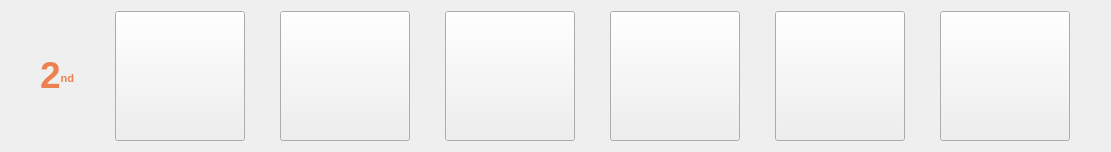
  <widget class="QWidget" name="gridLayoutWidget_4">
   <property name="geometry">
    <rect>
     <x>30</x>
     <y>740</y>
     <width>1111</width>
     <height>132</height>
    </rect>
   </property>
   <layout class="QGridLayout" name="gridLayout_p22">
    <item row="0" column="4">
     <widget class="QPushButton" name="pushButton_p22_4">
      <property name="sizePolicy">
       <sizepolicy hsizetype="Fixed" vsizetype="Fixed">
        <horstretch>0</horstretch>
        <verstretch>0</verstretch>
       </sizepolicy>
      </property>
      <property name="minimumSize">
       <size>
        <width>130</width>
        <height>130</height>
       </size>
      </property>
      <property name="maximumSize">
       <size>
        <width>130</width>
        <height>130</height>
       </size>
      </property>
      <property name="cursor">
       <cursorShape>PointingHandCursor</cursorShape>
      </property>
      <property name="styleSheet">
       <string notr="true">image: url(:/player 2/2_4_f.png);</string>
      </property>
      <property name="text">
       <string/>
      </property>
     </widget>
    </item>
    <item row="0" column="3">
     <widget class="QPushButton" name="pushButton_p22_3">
      <property name="sizePolicy">
       <sizepolicy hsizetype="Fixed" vsizetype="Fixed">
        <horstretch>0</horstretch>
        <verstretch>0</verstretch>
       </sizepolicy>
      </property>
      <property name="minimumSize">
       <size>
        <width>130</width>
        <height>130</height>
       </size>
      </property>
      <property name="maximumSize">
       <size>
        <width>130</width>
        <height>130</height>
       </size>
      </property>
      <property name="cursor">
       <cursorShape>PointingHandCursor</cursorShape>
      </property>
      <property name="styleSheet">
       <string notr="true">image: url(:/player 2/2_3_f.png);</string>
      </property>
      <property name="text">
       <string/>
      </property>
     </widget>
    </item>
    <item row="0" column="0">
     <widget class="QLabel" name="label_p22">
      <property name="sizePolicy">
       <sizepolicy hsizetype="Fixed" vsizetype="Fixed">
        <horstretch>0</horstretch>
        <verstretch>0</verstretch>
       </sizepolicy>
      </property>
      <property name="minimumSize">
       <size>
        <width>40</width>
        <height>60</height>
       </size>
      </property>
      <property name="maximumSize">
       <size>
        <width>40</width>
        <height>60</height>
       </size>
      </property>
      <property name="styleSheet">
       <string notr="true">font: 15pt &quot;SetoFont&quot;;</string>
      </property>
      <property name="text">
       <string>&lt;html&gt;&lt;head/&gt;&lt;body&gt;&lt;p&gt;&lt;span style=&quot; font-size:28pt; font-weight:600; color:#ec8051;&quot;&gt;2&lt;/span&gt;&lt;span style=&quot; font-size:12pt; font-weight:600; color:#ec8051; vertical-align:super;&quot;&gt;nd&lt;/span&gt;&lt;/p&gt;&lt;/body&gt;&lt;/html&gt;</string>
      </property>
     </widget>
    </item>
    <item row="0" column="5">
     <widget class="QPushButton" name="pushButton_p22_5">
      <property name="sizePolicy">
       <sizepolicy hsizetype="Fixed" vsizetype="Fixed">
        <horstretch>0</horstretch>
        <verstretch>0</verstretch>
       </sizepolicy>
      </property>
      <property name="minimumSize">
       <size>
        <width>130</width>
        <height>130</height>
       </size>
      </property>
      <property name="maximumSize">
       <size>
        <width>130</width>
        <height>130</height>
       </size>
      </property>
      <property name="cursor">
       <cursorShape>PointingHandCursor</cursorShape>
      </property>
      <property name="styleSheet">
       <string notr="true">image: url(:/player 2/2_5_f.png);</string>
      </property>
      <property name="text">
       <string/>
      </property>
     </widget>
    </item>
    <item row="0" column="2">
     <widget class="QPushButton" name="pushButton_p22_2">
      <property name="sizePolicy">
       <sizepolicy hsizetype="Fixed" vsizetype="Fixed">
        <horstretch>0</horstretch>
        <verstretch>0</verstretch>
       </sizepolicy>
      </property>
      <property name="minimumSize">
       <size>
        <width>130</width>
        <height>130</height>
       </size>
      </property>
      <property name="maximumSize">
       <size>
        <width>130</width>
        <height>130</height>
       </size>
      </property>
      <property name="cursor">
       <cursorShape>PointingHandCursor</cursorShape>
      </property>
      <property name="styleSheet">
       <string notr="true">image: url(:/player 2/2_2_f.png);</string>
      </property>
      <property name="text">
       <string/>
      </property>
     </widget>
    </item>
    <item row="0" column="6">
     <widget class="QPushButton" name="pushButton_p22_6">
      <property name="sizePolicy">
       <sizepolicy hsizetype="Fixed" vsizetype="Fixed">
        <horstretch>0</horstretch>
        <verstretch>0</verstretch>
       </sizepolicy>
      </property>
      <property name="minimumSize">
       <size>
        <width>130</width>
        <height>130</height>
       </size>
      </property>
      <property name="maximumSize">
       <size>
        <width>130</width>
        <height>130</height>
       </size>
      </property>
      <property name="cursor">
       <cursorShape>PointingHandCursor</cursorShape>
      </property>
      <property name="styleSheet">
       <string notr="true">image: url(:/player 2/2_6_f.png);</string>
      </property>
      <property name="text">
       <string/>
      </property>
     </widget>
    </item>
    <item row="0" column="1">
     <widget class="QPushButton" name="pushButton_p22_1">
      <property name="sizePolicy">
       <sizepolicy hsizetype="Fixed" vsizetype="Fixed">
        <horstretch>0</horstretch>
        <verstretch>0</verstretch>
       </sizepolicy>
      </property>
      <property name="minimumSize">
       <size>
        <width>130</width>
        <height>130</height>
       </size>
      </property>
      <property name="maximumSize">
       <size>
        <width>130</width>
        <height>130</height>
       </size>
      </property>
      <property name="cursor">
       <cursorShape>PointingHandCursor</cursorShape>
      </property>
      <property name="styleSheet">
       <string notr="true">image: url(:/player 2/2_1_f.png);</string>
      </property>
      <property name="text">
       <string/>
      </property>
     </widget>
    </item>
   </layout>
  </widget>
